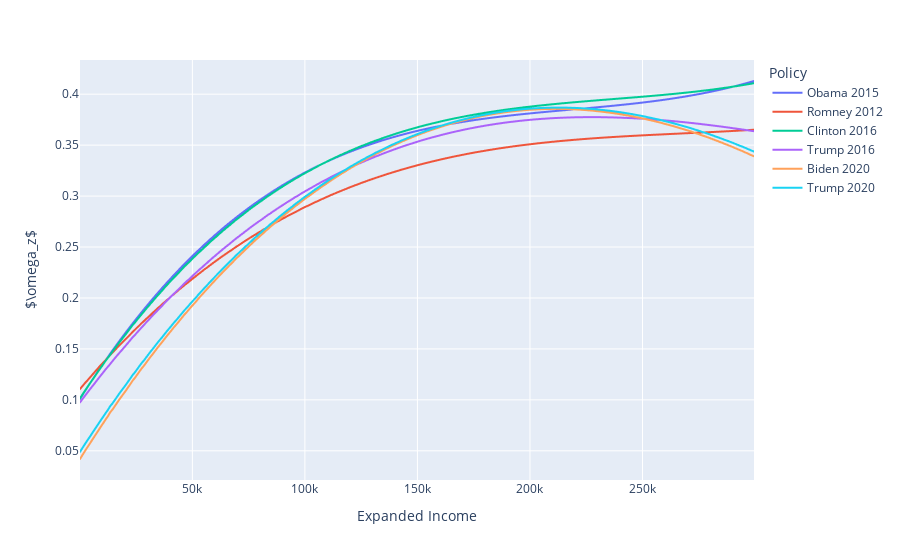

The notebook cell saved with this chart:
### Code cell
fig2 = iot1.plot(var="mtr", income_measure=income_measure)
# plot(fig2, filename = 'mtr_figure.html')
# display(HTML('mtr_figure.html'))
fig2

### Figure 1 — Plotly figure (JSON) as saved in the notebook; plotly's stock layout.template omitted (floating-point values rounded to 4 significant figures; data arrays with more than 128 entries replaced by an {"elided": "..."} marker saying what was removed)
{"data": [{"hovertemplate": "Policy=Obama 2015<br>Expanded Income=%{x:$,.2f}<br>$T'(z)$=%{y:.3f}<extra></extra>", "legendgroup": "wide_variable_0", "line": {"color": "#636efa", "dash": "solid"}, "mode": "lines", "name": "Obama 2015", "showlegend": true, "type": "scattergl", "x": {"elided": "300 float values"}, "xaxis": "x", "y": {"elided": "300 float values"}, "yaxis": "y"}, {"hovertemplate": "Policy=Romney 2012<br>Expanded Income=%{x:$,.2f}<br>$T'(z)$=%{y:.3f}<extra></extra>", "legendgroup": "wide_variable_1", "line": {"color": "#EF553B", "dash": "solid"}, "mode": "lines", "name": "Romney 2012", "showlegend": true, "type": "scattergl", "x": {"elided": "300 float values"}, "xaxis": "x", "y": {"elided": "300 float values"}, "yaxis": "y"}, {"hovertemplate": "Policy=Clinton 2016<br>Expanded Income=%{x:$,.2f}<br>$T'(z)$=%{y:.3f}<extra></extra>", "legendgroup": "wide_variable_2", "line": {"color": "#00cc96", "dash": "solid"}, "mode": "lines", "name": "Clinton 2016", "showlegend": true, "type": "scattergl", "x": {"elided": "300 float values"}, "xaxis": "x", "y": {"elided": "300 float values"}, "yaxis": "y"}, {"hovertemplate": "Policy=Trump 2016<br>Expanded Income=%{x:$,.2f}<br>$T'(z)$=%{y:.3f}<extra></extra>", "legendgroup": "wide_variable_3", "line": {"color": "#ab63fa", "dash": "solid"}, "mode": "lines", "name": "Trump 2016", "showlegend": true, "type": "scattergl", "x": {"elided": "300 float values"}, "xaxis": "x", "y": {"elided": "300 float values"}, "yaxis": "y"}, {"hovertemplate": "Policy=Biden 2020<br>Expanded Income=%{x:$,.2f}<br>$T'(z)$=%{y:.3f}<extra></extra>", "legendgroup": "wide_variable_4", "line": {"color": "#FFA15A", "dash": "solid"}, "mode": "lines", "name": "Biden 2020", "showlegend": true, "type": "scattergl", "x": {"elided": "300 float values"}, "xaxis": "x", "y": {"elided": "300 float values"}, "yaxis": "y"}, {"hovertemplate": "Policy=Trump 2020<br>Expanded Income=%{x:$,.2f}<br>$T'(z)$=%{y:.3f}<extra></extra>", "legendgroup": "wide_variable_5", "line": {"color": "#19d3f3", "dash": "solid"}, "mode": "lines", "name": "Trump 2020", "showlegend": true, "type": "scattergl", "x": {"elided": "300 float values"}, "xaxis": "x", "y": {"elided": "300 float values"}, "yaxis": "y"}], "layout": {"legend": {"title": {"text": "Policy"}, "tracegroupgap": 0}, "margin": {"t": 60}, "xaxis": {"anchor": "y", "domain": [0, 1], "title": {"text": "Expanded Income"}}, "yaxis": {"anchor": "x", "domain": [0, 1], "title": {"text": "$\\omega_z$"}}}}
